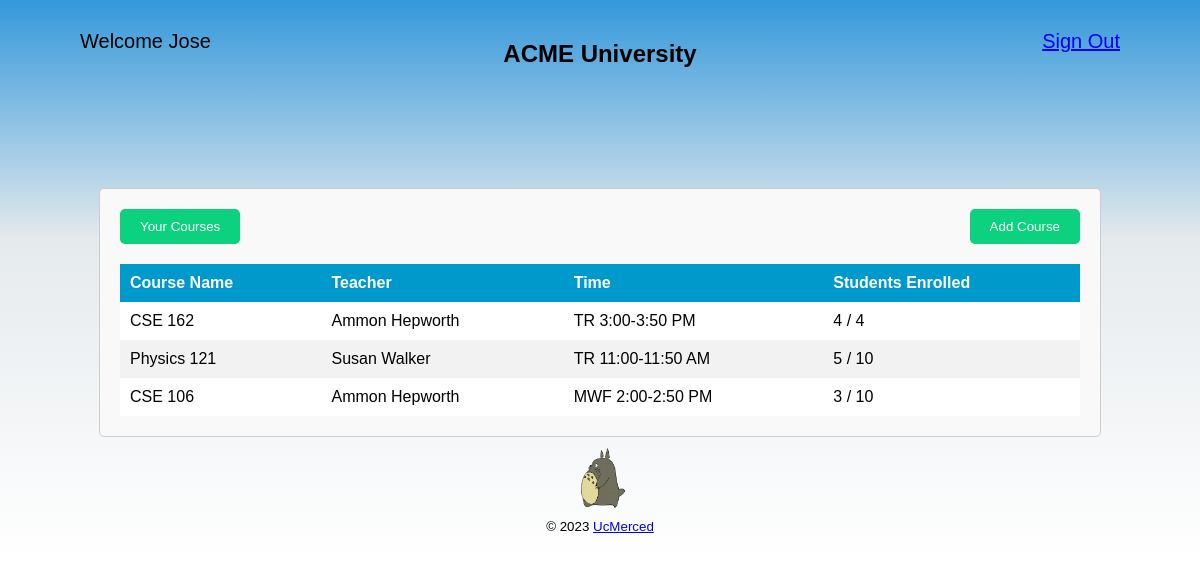
/student_dashboard_your_courses (signed in), run on the app's committed database.
### app.py (models this page shows)
class Student(UserMixin, db.Model):
    id = db.Column(db.Integer, Sequence('student_id_seq', start=100), primary_key=True)
    username = db.Column(db.String, unique=True, nullable=False)
    password = db.Column(db.String, nullable=False)
    first_name = db.Column(db.String, nullable=False)
    last_name = db.Column(db.String, nullable=False)
    enrolled_courses = db.relationship('Course', secondary=student_course, backref='students')

class Course(db.Model):
    id = db.Column(db.Integer, primary_key=True)
    class_name = db.Column(db.String, nullable=False)
    teacher_name = db.Column(db.String, nullable=False)
    time = db.Column(db.String, nullable=False)
    enrolled_students = db.Column(db.Integer, default=0)
    capacity = db.Column(db.Integer, nullable=False)

### app.py (the view)
@app.route('/student_dashboard_your_courses')
@login_required
def student_dashboard_your_courses():
    student_courses = current_user.enrolled_courses #should give you all courses student is enrolled in
    all_courses = Course.query.filter(Course.enrolled_students < Course.capacity).all()
    not_student_courses = not_courses(student_courses) #should give you all courses student isn't enrolled in
    return render_template('student.html', username=current_user.first_name, courses=student_courses, student_courses=student_courses, all_courses=all_courses, not_student_courses=not_student_courses)

### app.py (called while the page is built)
def not_courses(student_courses):
    result = []
    for course in Course.query.all():
        is_student_course = False
        for student_course in student_courses:
            if course == student_course:
                is_student_course = True
        if not is_student_course:
            result.append(course)
    return result

@login_manager.user_loader
def load_user(user_id):
    student = Student.query.get(user_id)
    teacher = Teacher.query.get(user_id)
    if student:
        return student
    elif teacher:
        return teacher
    return None

### templates/student.html (shortened to what this page needs)
<!DOCTYPE html>
<html>
<head>
    <link rel="stylesheet" type="text/css" href="{{ url_for('static', filename='style.css') }}">
</head>
<body>
    <div class="welcome">Welcome {{ current_user.first_name }}</div>
    <h2>ACME University</h2>
    <a class="sign-out" href="{{ url_for('logout') }}">Sign Out</a>
    <div class="container">
    <div id="button-container">
        <button id="show-your-courses">Your Courses</button>
        <button id="show-all-courses">Add Course</button>
    </div>
    <table>
        <thead>
            <tr>
                <th>Course Name</th>
                <th>Teacher</th>
                <th>Time</th>
                <th>Students Enrolled</th>
            </tr>
        </thead>
        <tbody>
            {% for course in courses %}
                <tr>
                    <td>{{ course.class_name }}</td>
                    <td>{{ course.teacher_name }}</td>
                    <td>{{ course.time }}</td>
                    <td>{{ course.enrolled_students }} / {{ course.capacity }}</td>
                </tr>
            {% endfor %}
        </tbody>
    </table>
    </div>
    <img alt="Walking Totoro" class="totoro" src="{{ url_for('static', filename='totoro.gif') }}">
    <footer>
        <small>&copy; 2023 <a href ="https://www.ucmerced.edu">UcMerced</a></small>
    </footer>
</body>
</html>

### static/style.css (style rules this page uses)
body { font-family: Arial, sans-serif; background: linear-gradient(to bottom, #3498db 0%, rgb(229, 234, 237) 30%, #ffffff 70%); margin: 0; padding: 0; display: flex; flex-direction: column; justify-content: flex-start; align-items: center; height: 100vh; position: relative; }
h2 { margin-top: 5vh; margin-bottom: 15vh; }
#button-container { display: flex; flex-direction: row; justify-content: space-between; width: 100%; gap: 0px; }
#show-your-courses, #show-all-courses { background-color: #0cd17f; color: white; padding: 10px 20px; border: 5px; border-radius: 5px; cursor: pointer; }
.welcome { position: absolute; top: 30px; left: 80px; font-size: 20px; }
.sign-out { position: absolute; top: 30px; right: 80px; font-size: 20px; }
table { width: 100%; border-collapse: collapse; margin-top: 20px; }
th, td { padding: 10px; text-align: left; }
th { background-color: #0099cc; color: white; }
tr:nth-child(even) { background-color: #f2f2f2; }
tr:nth-child(odd) { background-color: #ffffff; }
.container { width: 80%; margin: 0 auto; padding: 20px; border: 1px solid #ccc; border-radius: 5px; background-color: #f9f9f9; }
.totoro { display: block; margin: 0 auto; height: 80px; }

### data on the page
Student: first_name "Jose"
Course: class_name "CSE 162", teacher_name "Ammon Hepworth", time "TR 3:00-3:50 PM", enrolled_students "4", capacity "4"
Course: class_name "Physics 121", teacher_name "Susan Walker", time "TR 11:00-11:50 AM", enrolled_students "5", capacity "10"
Course: class_name "CSE 106", teacher_name "Ammon Hepworth", time "MWF 2:00-2:50 PM", enrolled_students "3", capacity "10"
